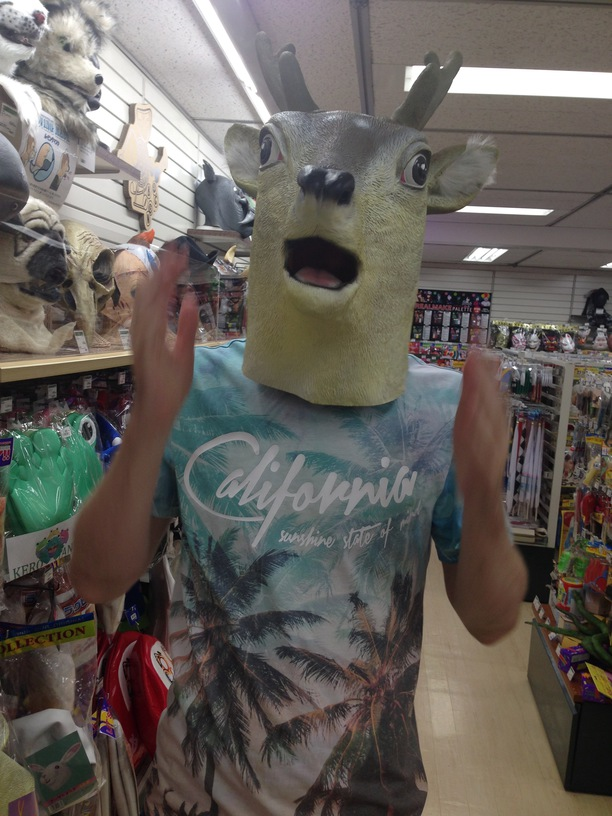
#> input picture images/aaah.jpg, 612 x 816 px; its folder holds 4 pictures in this run
$ python generate.py
#> lines starting #> are read from the running program, lines starting #| are printed output that depends on the picture
import glob

from jinja2 import Environment, BaseLoader
from PIL import Image

template = """
<html>
  <head>
    <meta charset="utf-8">
    <link rel="stylesheet" type="text/css" href="sexy.css"/>
    <title>The sexiest place on the internet</title>
  </head>

  <body>
    <div class="sexy_header">
    </div>

    <section id="sexy_photos">
      {% for col in columns -%}
      <div class="grid_col">
        {% for img in col -%}
        <a href="{{ img }}">
          <img src="{{ img }}" alt="Sexy? Yes.">
        </a>
        {% endfor -%}
      </div>
      {% endfor -%}
    </section>

    <div class="sexy_popup">
      <img src="assets/popup.png" alt="Hello!">
    </div>
  </body>
</html>
"""


def make_col(sizes, goal) -> list[str]:
    out = []

    while goal > 0 and len(sizes) > 0:
        distances = {img: goal - size for img, size in sizes.items()}
        next = sorted(distances, key=lambda img: sizes[img], reverse=True)[0]
        out.append(next)
        goal -= sizes[next]
        sizes.pop(next)

    return out


def pack_columns() -> list[list[str]]:
    images = list(glob.glob("images/*.jpg"))

    # normalize the image sizes to a width of 1, since they'll all have the same width
    sizes = {img: Image.open(img).size for img in images}
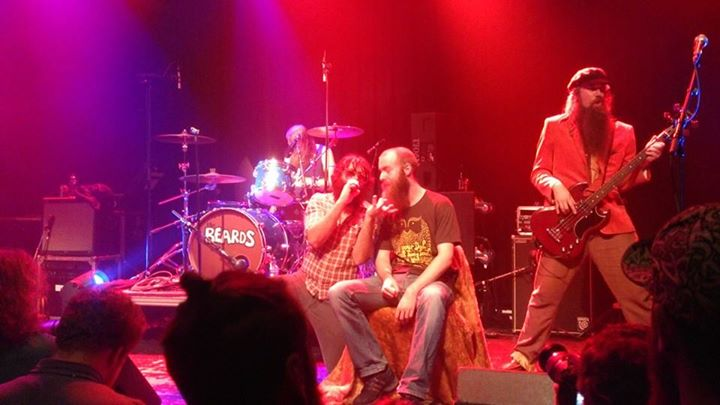
#> input picture images/beard_king.jpg, 720 x 405 px
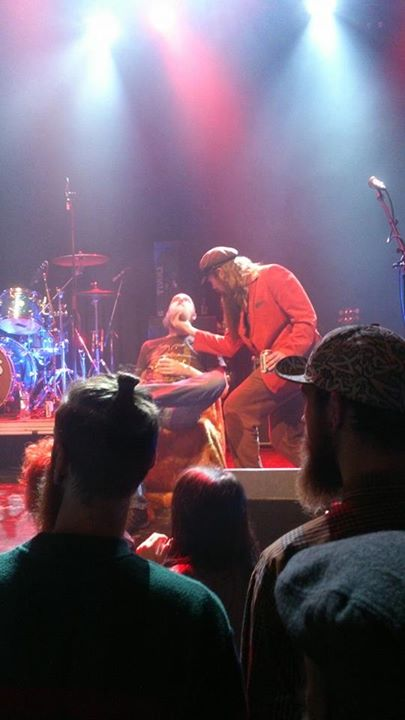
#> input picture images/beard_stroke.jpg, 405 x 720 px
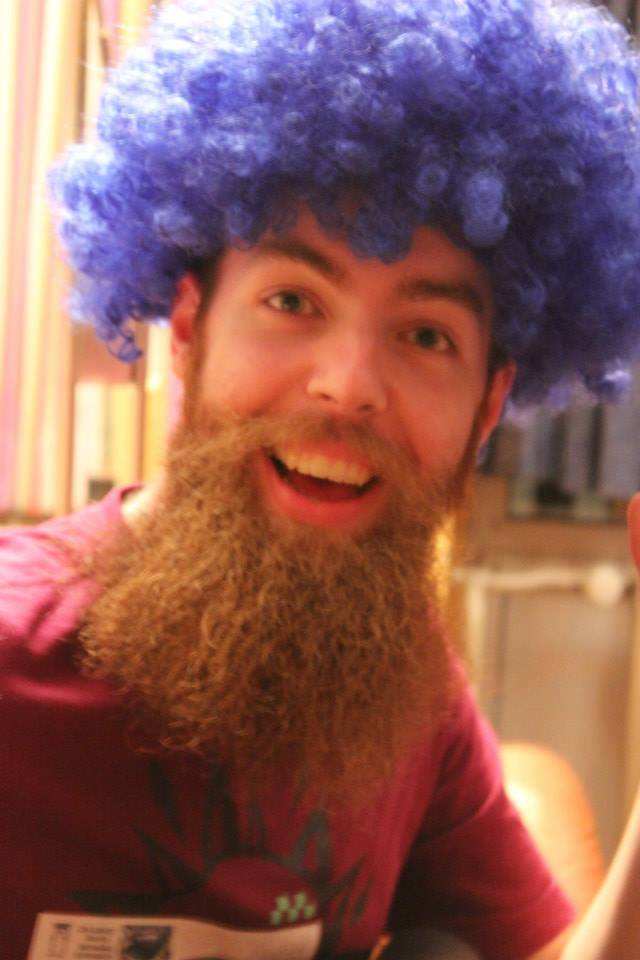
#> input picture images/blue.jpg, 640 x 960 px
#> sizes = {'images/aaah.jpg': (612, 816), 'images/beard_king.jpg': (720, 405), 'images/beard_stroke.jpg': (405, 720), 'images/blue.jpg': (640, 960)}
    sizes = {img: height/width for img, (width, height) in sizes.items()}
#> sizes = {'images/aaah.jpg': 1.33, 'images/beard_king.jpg': 0.562, 'images/beard_stroke.jpg': 1.78, 'images/blue.jpg': 1.5}
    goal = sum(sizes.values()) / 5
#> goal = 1.03

    packed = []
    while len(sizes) > 0:
        packed.append(make_col(sizes, goal))
#> this loop made 4 passes
#> after the loop, packed = [['images/beard_stroke.jpg'], ['images/blue.jpg'], ['images/aaah.jpg'], ['images/beard_king.jpg']]

    return packed


def generate():
    columns = pack_columns()
#> columns has the same summary as packed in pack_columns
    env = Environment(loader=BaseLoader).from_string(template)
    output = env.render(columns=columns)

    with open("index.html", "w") as f:
        f.write(output)


if __name__ == "__main__":
    generate()
#> (the call stopped at in generate, `env = Environment(loader=BaseLoader).from_string(template)`: jinja2 is not available in this run)
